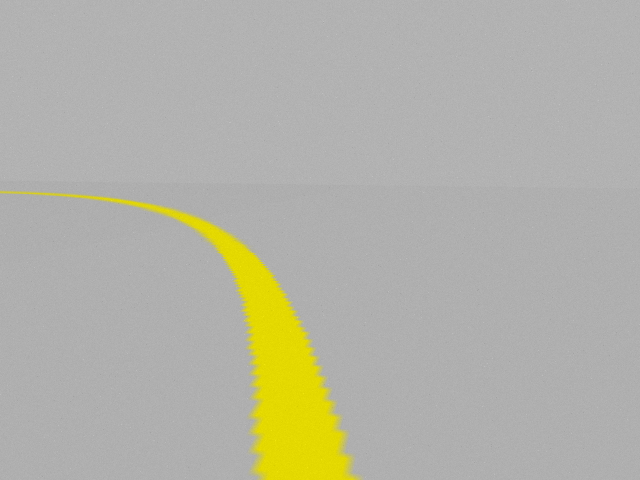
#> input picture ros2_term_project/ros2_term_project/worlds/sample.png, 640 x 480 px, found by its file name
$ python line_tracker.py
#> lines starting #> are read from the running program, lines starting #| are printed output that depends on the picture; after the words box and inside, x2 and y2 are one past the last pixel; in counts of white or black regions, pixels touching at a corner belong together
#> in main, img is the input picture: shape (480, 640, 3); mean B, G, R 166.9, 178.3, 178.9
import cv2
import numpy


class LineTracker:
    def __init__(self):
        self._delta = 0.0
        # self._delta_yellow = 0.0  # Separate delta for yellow line
        self._delta_white = 0.0
        self._white_detected = False

    def process(self, img: numpy.ndarray) -> None:
        """
        calculate the delta from the image
        :param img: Input image
        :return: None
        """
        hsv = cv2.cvtColor(img, cv2.COLOR_BGR2HSV)
#> hsv: shape (480, 640, 3); mean H, S, V 1.9, 13.6, 178.9
        # yellow color
        lower_yellow = numpy.array([20, 100, 100])
        upper_yellow = numpy.array([30, 255, 255])
        # white color
        lower_white = numpy.array([0, 0, 200])
        upper_white = numpy.array([255, 55, 255])
        mask = cv2.inRange(hsv, lower_yellow, upper_yellow)
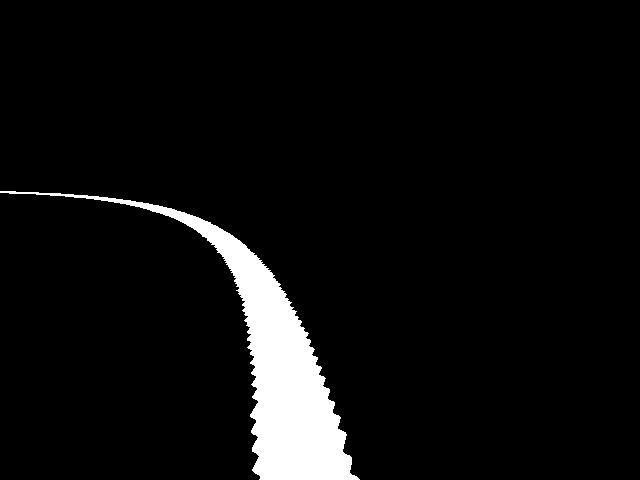
#> mask: shape (480, 640); 5.6% white; 1 white region, box (x1, y1, x2, y2) and area: (0, 191, 360, 480) 17151
        mask2 = cv2.inRange(hsv, lower_white, upper_white)
#> mask2: shape (480, 640); every value is 0
        h, w, d = img.shape
#> h = 480; w = 640; d = 3
        search_top = int(3 * h / 4)
#> search_top = 360
        search_bot = int(3 * h / 4 + 20)
#> search_bot = 380
        search_left = int(w / 7)
#> search_left = 91
        search_right = int(6 * w / 7)
#> search_right = 548
        mask[0:h, 0:search_left] = 0
        mask[0:h, search_right] = 0
        mask[0:search_top, 0:w] = 0
        mask[search_bot:h, 0:w] = 0
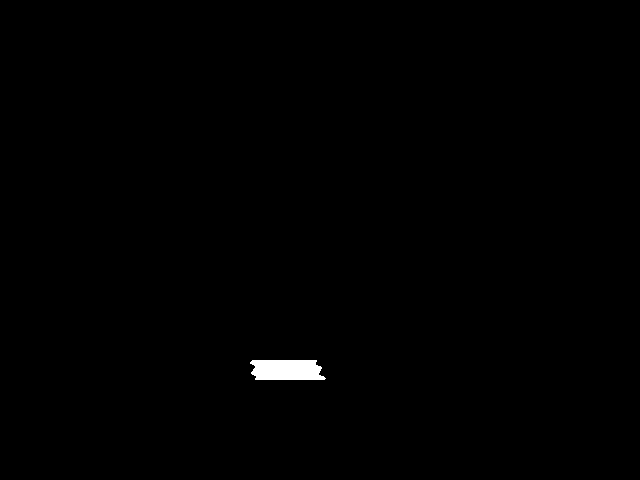
#> mask: shape (480, 640); 0.44% white; 1 white region, box (x1, y1, x2, y2) and area: (250, 360, 326, 380) 1345
        M = cv2.moments(mask)
#> M = moments, m00 342975, centre m10/m00, m01/m00 = (286.2, 369.6)
        if M['m00'] > 0:
            cx = int(M['m10'] / M['m00'])
#> cx = 286
            cy = int(M['m01'] / M['m00'])
#> cy = 369
            cv2.circle(img, (cx, cy), 20, (0, 0, 255), -1)
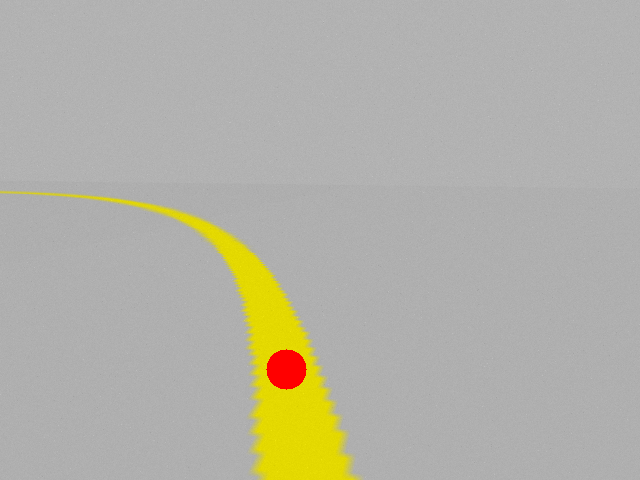
#> img: shape (480, 640, 3); 0.41% of pixels changed, all inside (x1, y1, x2, y2) = (266, 349, 307, 390)
            # BEGIN CONTROL
            err = cx - w / 2
#> err = -34
            self._delta = err
#> self._delta = -34
            # self._delta_yellow = err
            # END CONTROL
        cv2.imshow("window", img)
        cv2.imshow("mask", mask)
        cv2.waitKey(3)
        search_top = int(3 * h / 4)
        search_bot = int(3 * h / 4 + 20)
        search_left = int(w / 3)  # 좌측 1/3 부분을 마스킹
#> search_left = 213
        search_right = int(w / 3 + 5)
#> search_right = 218
        mask2[0:search_top, 0:w] = 0
        mask2[search_bot:h, 0:w] = 0
        mask2[0:h, 0:search_left] = 0  # 좌측 부분 마스킹
        mask2[0:h, search_right:w] = 0
        M2 = cv2.moments(mask2)
#> M2 = moments, m00 0
        self._white_detected = M2['m00'] > 0
#> self._white_detected = False
        #정지선은 1m 흰선 두께가 1m 이상인 선만 탐지하게
        cv2.imshow("window", img)
        cv2.imshow("mask", mask2)
        cv2.waitKey(3)

    @property
    def delta(self):
        return self._delta

    @property
    def white_detected(self):
        return self._white_detected

    # A setter for self._delta is not defined.
    # @delta.setter
    # def delta(self, delta):
    #     self._delta = delta


def main():
    tracker = LineTracker()
    import time
    for i in range(100):
        img = cv2.imread('/root/Ros2Projects/oom_ws/src/ros2_term_project/worlds/sample.png')
        tracker.process(img)
        time.sleep(0.1)


if __name__ == "__main__":
    main()
